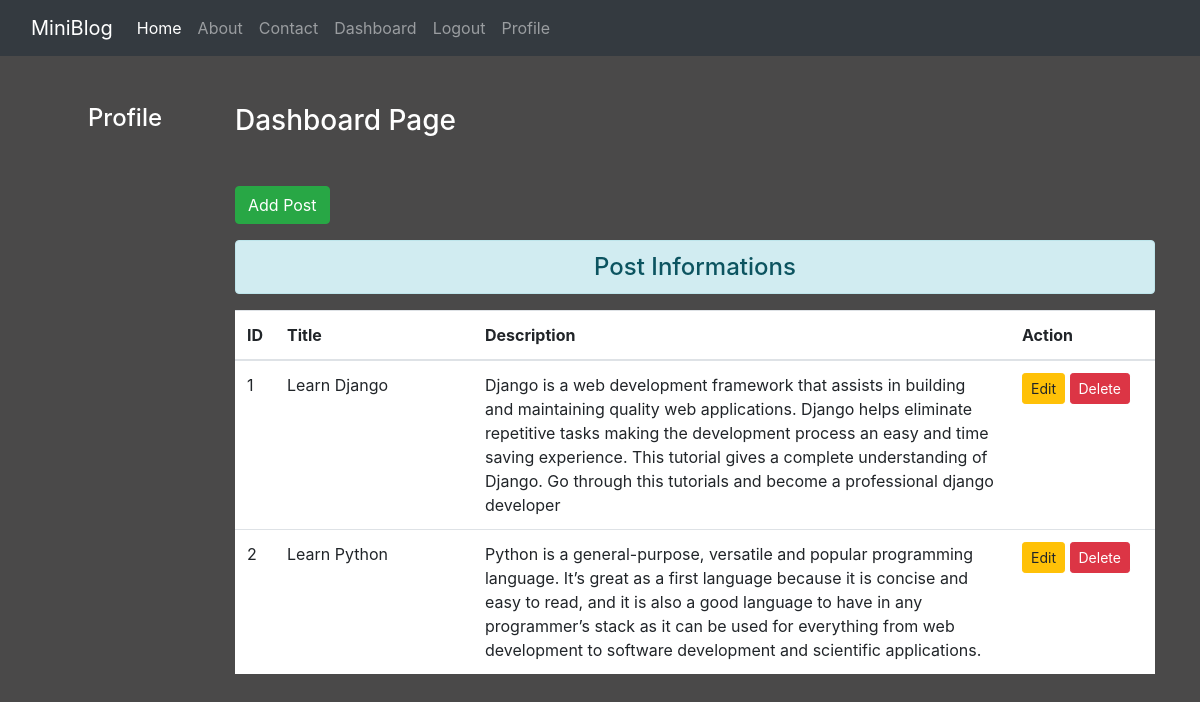
The page /dashboard/ (signed in) on the database its author committed.
### Blog/models.py (models this page shows)
class Post(models.Model):
    title = models.CharField(max_length=150)
    desc = models.TextField()

### Blog/views.py (the view)
# urls.py: path('dashboard/', views.Dashboard, name='dashboard'),
def Dashboard(request):
    if request.user.is_authenticated:
        posts = Post.objects.all()
        user = request.user
        fullname = user.get_full_name()
        gps = user.groups.all()
        return render(request, 'blog/dashboard.html', {'posts':posts, 'name':fullname,'groups':gps})
    else:
        messages.warning(request, 'You are not logged in. Please login')
        return redirect('login')

### Blog/templates/blog/dashboard.html (shortened to what this page needs)
{% extends 'blog/base.html' %}
{% block side %}
    <div class="col-sm-2 text-center text-white my-5">
        <h4>Profile</h4>
    </div>
{% endblock side %}
{% block content %}
    <div class="col-sm-10">
        <h3 class="text-white my-5">Dashboard Page</h3>
        <a href="{% url 'addpost' %}" class="btn btn-success">Add Post</a>
        <h4 class="text-center alert alert-info mt-3">Post Informations</h4>
        {% if posts%}
        <table class="table table-hover bg-white">
            <thead>
                <tr>
                    <th scope="col" style="width:2%">ID</th>
                    <th scope="col" style="width:22%">Title</th>
                    <th scope="col" style="width:60%">Description</th>
                    <th scope="col" style="width:16%">Action</th>
                </tr>
            </thead>
            <tbody>
                {% for post in posts%}
                    <tr>
                        <td>{{post.id}}</td>
                        <td>{{post.title}}</td>
                        <td>{{post.desc}}</td>
                        <td>
                            <a href="{% url 'editpost' post.id %}" class="btn btn-warning btn-sm">Edit</a>
                            {% if perms.Blog.delete_post %}
                                <form action="{% url 'deletepost' post.id %}" method="post" class="d-inline">
                                    <input type="submit" value="Delete" class="btn btn-danger btn-sm">
                                </form>
                            {% endif %}
                        </td>
                    </tr>
                {% endfor %}
            </tbody>
        </table>
        {% else %}
            <h4 class="text-center alert alert-warning">No records found</h4>
        {% endif %}
    </div>
{% endblock content %}

### Blog/static/blog/css/style.css (style rules this page uses)
body { background-color: rgb(74, 73, 73); color: antiquewhite; }

### rows shown on the page
Post: id "1", title "Learn Django", desc "Django is a web development framework that assists in building and maintaining quality web applications. Django helps eliminate repetitive tasks making the development process an easy and time saving experience. This tutorial gives a complete understanding of Django. Go through this tutorials and become a professional django developer"
Post: id "2", title "Learn Python", desc "Python is a general-purpose, versatile and popular programming language. It’s great as a first language because it is concise and easy to read, and it is also a good language to have in any programmer’s stack as it can be used for everything from web development to software development and scientific applications."
